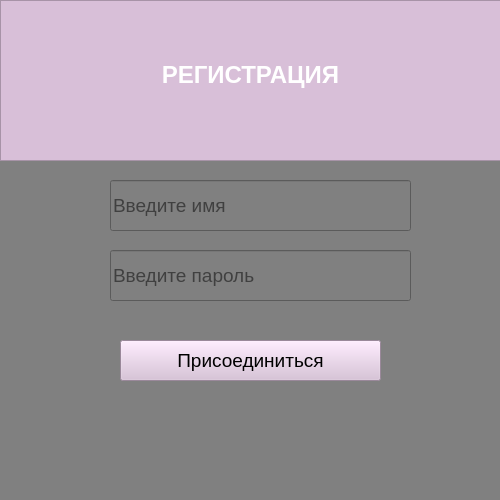
<?xml version="1.0" encoding="UTF-8"?>
<ui version="4.0">
 <class>MainWindow</class>
 <widget class="QMainWindow" name="MainWindow">
  <property name="geometry">
   <rect>
    <x>0</x>
    <y>0</y>
    <width>500</width>
    <height>500</height>
   </rect>
  </property>
  <property name="palette">
   <palette>
    <active>
     <colorrole role="Button">
      <brush brushstyle="SolidPattern">
       <color alpha="255">
        <red>128</red>
        <green>128</green>
        <blue>128</blue>
       </color>
      </brush>
     </colorrole>
     <colorrole role="Base">
      <brush brushstyle="SolidPattern">
       <color alpha="255">
        <red>128</red>
        <green>128</green>
        <blue>128</blue>
       </color>
      </brush>
     </colorrole>
     <colorrole role="Window">
      <brush brushstyle="SolidPattern">
       <color alpha="255">
        <red>128</red>
        <green>128</green>
        <blue>128</blue>
       </color>
      </brush>
     </colorrole>
    </active>
    <inactive>
     <colorrole role="Button">
      <brush brushstyle="SolidPattern">
       <color alpha="255">
        <red>128</red>
        <green>128</green>
        <blue>128</blue>
       </color>
      </brush>
     </colorrole>
     <colorrole role="Base">
      <brush brushstyle="SolidPattern">
       <color alpha="255">
        <red>128</red>
        <green>128</green>
        <blue>128</blue>
       </color>
      </brush>
     </colorrole>
     <colorrole role="Window">
      <brush brushstyle="SolidPattern">
       <color alpha="255">
        <red>128</red>
        <green>128</green>
        <blue>128</blue>
       </color>
      </brush>
     </colorrole>
    </inactive>
    <disabled>
     <colorrole role="Button">
      <brush brushstyle="SolidPattern">
       <color alpha="255">
        <red>128</red>
        <green>128</green>
        <blue>128</blue>
       </color>
      </brush>
     </colorrole>
     <colorrole role="Base">
      <brush brushstyle="SolidPattern">
       <color alpha="255">
        <red>128</red>
        <green>128</green>
        <blue>128</blue>
       </color>
      </brush>
     </colorrole>
     <colorrole role="Window">
      <brush brushstyle="SolidPattern">
       <color alpha="255">
        <red>128</red>
        <green>128</green>
        <blue>128</blue>
       </color>
      </brush>
     </colorrole>
    </disabled>
   </palette>
  </property>
  <property name="font">
   <font>
    <family>Bahnschrift Light</family>
    <pointsize>18</pointsize>
   </font>
  </property>
  <property name="windowTitle">
   <string>MainWindow</string>
  </property>
  <property name="statusTip">
   <string/>
  </property>
  <property name="styleSheet">
   <string notr="true">background-color: #808080</string>
  </property>
  <widget class="QWidget" name="centralwidget">
   <widget class="QLineEdit" name="input_password">
    <property name="geometry">
     <rect>
      <x>110</x>
      <y>250</y>
      <width>301</width>
      <height>51</height>
     </rect>
    </property>
    <property name="font">
     <font>
      <family>Arial</family>
      <pointsize>14</pointsize>
     </font>
    </property>
    <property name="text">
     <string/>
    </property>
    <property name="placeholderText">
     <string>Введите пароль</string>
    </property>
   </widget>
   <widget class="QPushButton" name="button_join">
    <property name="geometry">
     <rect>
      <x>120</x>
      <y>340</y>
      <width>261</width>
      <height>41</height>
     </rect>
    </property>
    <property name="font">
     <font>
      <family>Arial</family>
      <pointsize>14</pointsize>
      <weight>50</weight>
      <bold>false</bold>
     </font>
    </property>
    <property name="styleSheet">
     <string notr="true">background-color: #D8BFD8</string>
    </property>
    <property name="text">
     <string>Присоединиться</string>
    </property>
    <property name="checkable">
     <bool>false</bool>
    </property>
    <property name="autoRepeat">
     <bool>false</bool>
    </property>
   </widget>
   <widget class="QLineEdit" name="input_name">
    <property name="geometry">
     <rect>
      <x>110</x>
      <y>180</y>
      <width>301</width>
      <height>51</height>
     </rect>
    </property>
    <property name="font">
     <font>
      <family>Arial</family>
      <pointsize>14</pointsize>
     </font>
    </property>
    <property name="placeholderText">
     <string>Введите имя</string>
    </property>
   </widget>
   <widget class="QTextEdit" name="textEdit">
    <property name="geometry">
     <rect>
      <x>0</x>
      <y>0</y>
      <width>501</width>
      <height>161</height>
     </rect>
    </property>
    <property name="font">
     <font>
      <family>Arial</family>
      <weight>75</weight>
      <bold>true</bold>
     </font>
    </property>
    <property name="styleSheet">
     <string notr="true">background-color: #D8BFD8</string>
    </property>
    <property name="html">
     <string>&lt;!DOCTYPE HTML PUBLIC &quot;-//W3C//DTD HTML 4.0//EN&quot; &quot;http://www.w3.org/TR/REC-html40/strict.dtd&quot;&gt;
&lt;html&gt;&lt;head&gt;&lt;meta name=&quot;qrichtext&quot; content=&quot;1&quot; /&gt;&lt;style type=&quot;text/css&quot;&gt;
p, li { white-space: pre-wrap; }
&lt;/style&gt;&lt;/head&gt;&lt;body style=&quot; font-family:'Arial'; font-size:7.8pt; font-weight:600; font-style:normal;&quot;&gt;
&lt;p align=&quot;center&quot; style=&quot;-qt-paragraph-type:empty; margin-top:0px; margin-bottom:0px; margin-left:0px; margin-right:0px; -qt-block-indent:0; text-indent:0px; font-family:'Bahnschrift Light'; font-size:18pt; font-weight:400;&quot;&gt;&lt;br /&gt;&lt;/p&gt;
&lt;p align=&quot;center&quot; style=&quot;-qt-paragraph-type:empty; margin-top:0px; margin-bottom:0px; margin-left:0px; margin-right:0px; -qt-block-indent:0; text-indent:0px; font-family:'Bahnschrift Light'; font-size:18pt; font-weight:400;&quot;&gt;&lt;br /&gt;&lt;/p&gt;
&lt;p align=&quot;center&quot; style=&quot; margin-top:0px; margin-bottom:0px; margin-left:0px; margin-right:0px; -qt-block-indent:0; text-indent:0px;&quot;&gt;&lt;span style=&quot; font-family:'Bahnschrift Light'; font-size:18pt; color:#ffffff;&quot;&gt;РЕГИСТРАЦИЯ&lt;/span&gt;&lt;/p&gt;&lt;/body&gt;&lt;/html&gt;</string>
    </property>
   </widget>
  </widget>
  <widget class="QMenuBar" name="menubar">
   <property name="geometry">
    <rect>
     <x>0</x>
     <y>0</y>
     <width>500</width>
     <height>26</height>
    </rect>
   </property>
  </widget>
  <widget class="QStatusBar" name="statusbar"/>
 </widget>
 <resources/>
 <connections/>
</ui>
